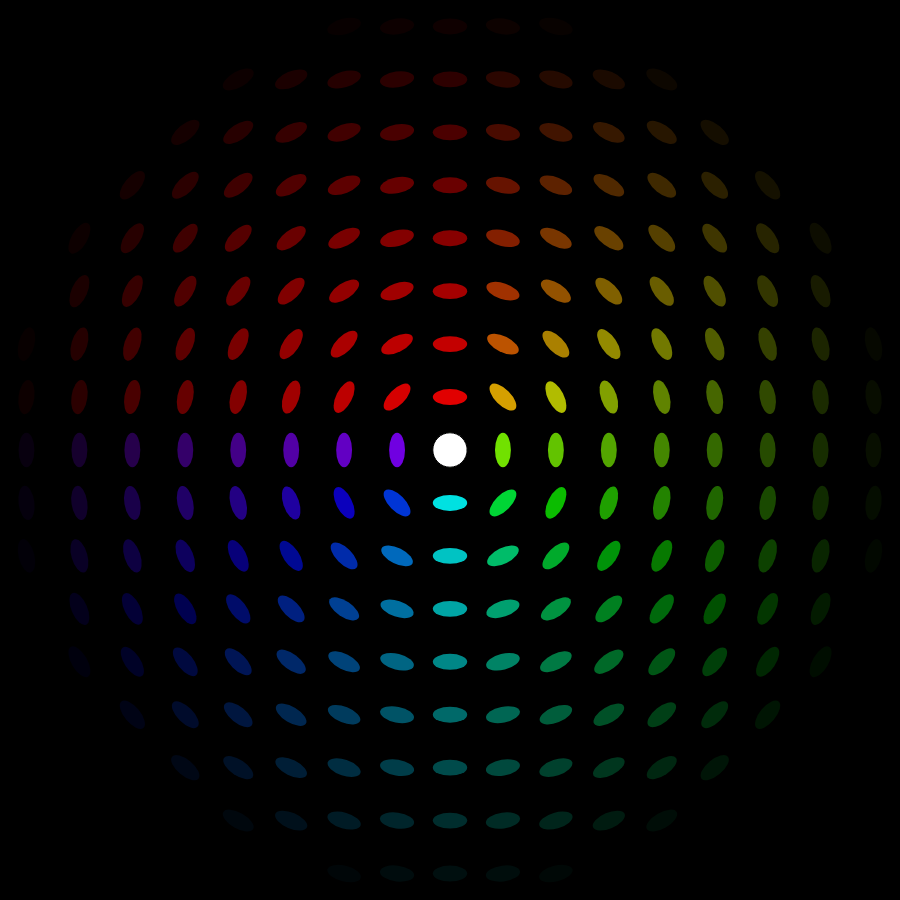
Frame 1 (no input)
Frame 2 (the mouse pressed at the canvas centre, redrawn once): identical to frame 1, image omitted

The p5.js sketch that drew this single still picture (run headless with seeded random() and noise() and a simulated clock; the mouse was pressed at the canvas centre and the sketch redrawn once):

// p5.js sketch
// ── sketch.js
let nx = 17; // Unit cell along x 
let ny = 17; // Unit cell along y
let total_width = 900;
let total_height = 900;
unit_width = total_width / nx;
unit_height = total_width / ny;

function setup() {
  createCanvas(nx * unit_width, ny * unit_height);
  noLoop();
}

function draw() {
  background(0);
  for (let i = 0; i < nx; i++) {
    for (let j = 0; j < ny; j++) {
      // Select the parameters
      // let color_bg = color(10, 73, 136);
      // let color_shape = color(255, 253, 208);
      // Draw the unit cell
      unit_cell(i * unit_width, j * unit_height,
        unit_width, unit_height);
    }
  }
  // Add white circle in the middle
  circle(total_width / 2, total_height / 2, 0.325 * unit_width);
}

function unit_cell(x, y, width, height) {
  ellipseMode(RADIUS);
  angleMode(RADIANS);
  colorMode(HSL, 2 * PI);

  let xc = x + 0.5 * width; // Position of the center of the unit cell
  let yc = y + 0.5 * height;
  let my_angle = Math.atan2(yc - total_height / 2, xc - total_width / 2) + PI / 2;
  let my_dist = get_length(xc - total_width / 2, yc - total_height / 2);

  let color_shape = color(my_angle, 2 * PI, 1 * PI * (1 - my_dist / (0.5 * total_height)));

  // color_shape = color(100, 0, 0);
  push();
  noStroke();
  translate(xc, yc);

  // Draw ellipse
  rotate(my_angle);
  fill(color_shape); // Fill with random grayscale value
  ellipse(0, 0, 0.325 * width, 0.15 * height);

  pop();
}

function get_random_int(max) {
  return Math.floor(Math.random() * max);
}

function get_length(x, y) {
  return Math.sqrt(x * x + y * y);
}
